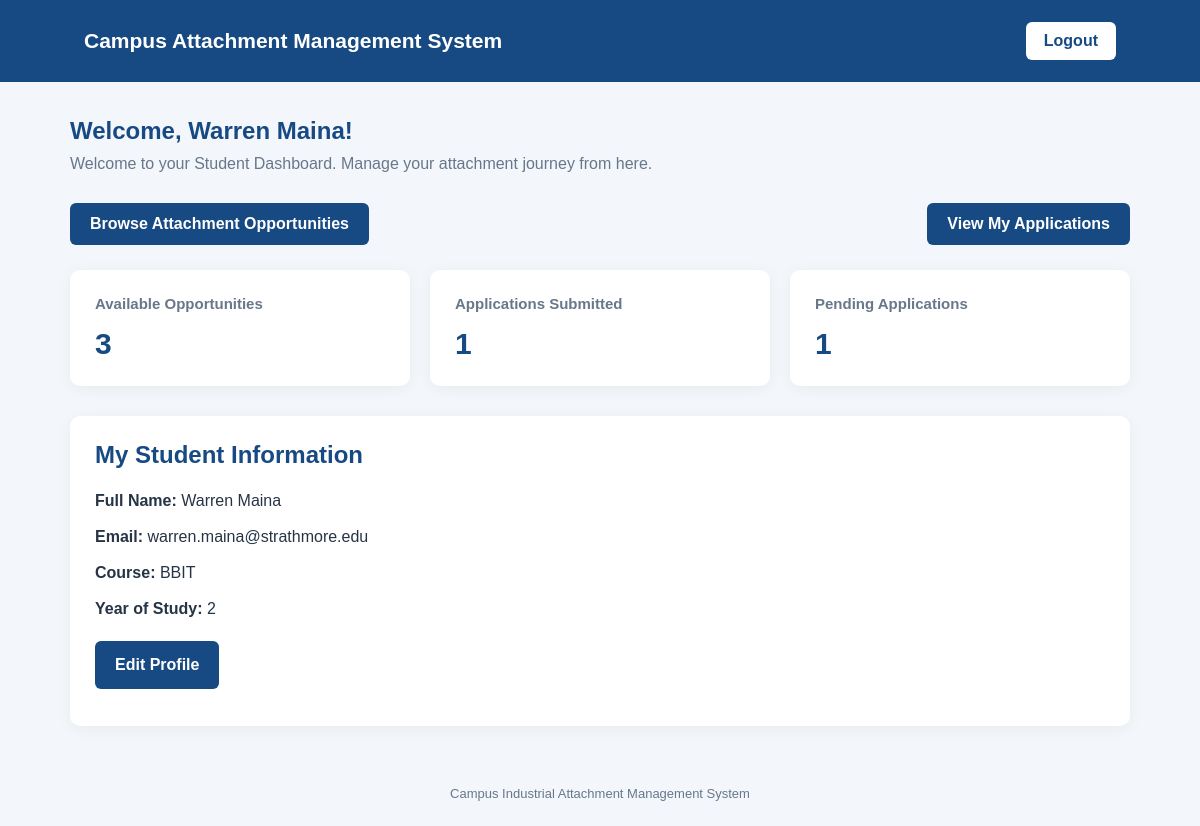
The page /student/dashboard.php (signed in) on the database its author committed.
### tables this page shows
CREATE TABLE `students` (
  `student_id` int(11) NOT NULL,
  `full_name` varchar(100) NOT NULL,
  `email` varchar(150) NOT NULL,
  `password_hash` varchar(255) NOT NULL,
  `phone` varchar(20) DEFAULT NULL,
  `course` varchar(100) DEFAULT NULL,
  `year_of_study` int(11) DEFAULT NULL,
  `resume_path` varchar(255) DEFAULT NULL,
  `created_at` timestamp NOT NULL DEFAULT current_timestamp()
);

### student/dashboard.php (the view, shortened to what this page needs)
<?php
require_once "../config/database.php";
$studentId = $_SESSION['user_id'];
$stmt = $pdo->prepare(
    "SELECT full_name, email, course, year_of_study
     FROM students
     WHERE student_id = ?"
);
$stmt->execute([$studentId]);
$student = $stmt->fetch();
$stmt = $pdo->query(
    "SELECT COUNT(*) FROM opportunities WHERE status = 'open'"
);
$openOpportunities = $stmt->fetchColumn();
$stmt = $pdo->prepare(
    "SELECT COUNT(*) FROM applications WHERE student_id = ?"
);
$stmt->execute([$studentId]);
$totalApplications = $stmt->fetchColumn();
$stmt = $pdo->prepare(
    "SELECT COUNT(*) FROM applications
     WHERE student_id = ? AND status = 'pending'"
);
$stmt->execute([$studentId]);
$pendingApplications = $stmt->fetchColumn();
?>
<!DOCTYPE html>
<html lang="en">
<head>
</head>
<body>
<header>
    <h2>Campus Attachment Management System</h2>
    <a class="logout" href="../authentication/logout.php">
        Logout
    </a>
</header>
<div class="container">
    <section class="welcome">
        <h1>
            Welcome, <?php echo htmlspecialchars($student['full_name']); ?>!
        </h1>
        <p>
            Welcome to your Student Dashboard. Manage your attachment
            journey from here.
        </p>
    </section>
    <div style="margin-bottom: 25px;">
  <div style="display:flex; justify-content:space-between; align-items:center; margin:20px 0;">
    <a
        href="opportunities.php"
        style="
            display: inline-block;
            background: #174a83;
            color: white;
            padding: 12px 20px;
            text-decoration: none;
            border-radius: 6px;
            font-weight: bold;
        "
    >
        Browse Attachment Opportunities
    </a>
    <a
        href="my_applications.php"
        style="
            display: inline-block;
            background: #174a83;
            color: white;
            padding: 12px 20px;
            text-decoration: none;
            border-radius: 6px;
            font-weight: bold;
        "
    >
        View My Applications
    </a>
</div>
</div>
    <section class="cards">
        <div class="card">
            <h3>Available Opportunities</h3>
            <p><?php echo $openOpportunities; ?></p>
        </div>
        <div class="card">
            <h3>Applications Submitted</h3>
            <p><?php echo $totalApplications; ?></p>
        </div>
        <div class="card">
            <h3>Pending Applications</h3>
            <p><?php echo $pendingApplications; ?></p>
        </div>
    </section>
    <section class="profile">
        <h2>My Student Information</h2>
        <p>
            <strong>Full Name:</strong>
            <?php echo htmlspecialchars($student['full_name']); ?>
        </p>
        <p>
            <strong>Email:</strong>
            <?php echo htmlspecialchars($student['email']); ?>
        </p>
        <p>
            <strong>Course:</strong>
            <?php echo htmlspecialchars($student['course']); ?>
        </p>
        <p>
            <strong>Year of Study:</strong>
            <?php echo htmlspecialchars($student['year_of_study']); ?>
        </p>
        <p style="margin-top:20px;"><a class="btn" href="profile.php">Edit Profile</a></p>
    </section>
</div>
<footer>
    Campus Industrial Attachment Management System
</footer>
</body>
</html>

### student/dashboard.php (style rules this page uses)
.btn { display: inline-block; background: #174a83; color: white; padding: 12px 20px; text-decoration: none; border-radius: 6px; font-weight: bold; }
* { margin: 0; padding: 0; box-sizing: border-box; }
body { font-family: Arial, sans-serif; background: #f3f6fb; color: #263445; }
header { background: #174a83; color: white; padding: 22px 7%; display: flex; justify-content: space-between; align-items: center; flex-wrap: wrap; gap: 15px; }
header h2 { font-size: 21px; }
.logout { background: white; color: #174a83; padding: 10px 18px; text-decoration: none; border-radius: 6px; font-weight: bold; }
.container { max-width: 1100px; margin: 35px auto; padding: 0 20px; }
.welcome { margin-bottom: 30px; }
.welcome h1 { color: #174a83; margin-bottom: 10px; }
.welcome p { color: #68778a; }
.cards { display: grid; grid-template-columns: repeat(auto-fit, minmax(220px, 1fr)); gap: 20px; margin-bottom: 30px; }
.card { background: white; padding: 25px; border-radius: 10px; box-shadow: 0 3px 15px rgba(0,0,0,0.05); }
.card h3 { color: #68778a; font-size: 15px; margin-bottom: 15px; }
.card p { font-size: 30px; font-weight: bold; color: #174a83; }
.profile { background: white; padding: 25px; border-radius: 10px; box-shadow: 0 3px 15px rgba(0,0,0,0.05); }
.profile h2 { color: #174a83; margin-bottom: 20px; }
.profile p { margin-bottom: 12px; line-height: 1.5; }
footer { text-align: center; padding: 25px; color: #68778a; font-size: 13px; }

### rows shown on the page
students: full_name "Warren Maina", email "warren.maina@strathmore.edu", course "BBIT", year_of_study "2"

### other values the page prints
$openOpportunities "3"
$totalApplications "1"
$pendingApplications "1"
